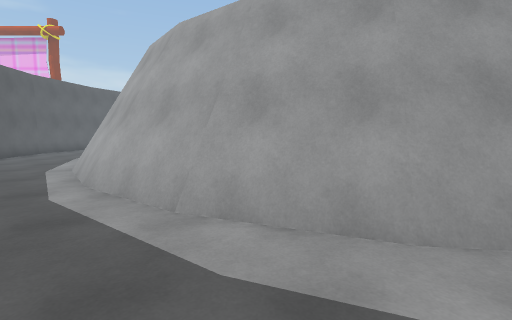
view 1 (above)

15 first-person views from a walk through a Unity game level. The camera is 1.5 m above the floor, tilts 6° down and sees 85° across. The floor is counted in squares, 1 m on a side. Each view is taken from the middle of a square. On the plan, view 1 faces up. The plan holds only what a view shows up to about 14 squares ahead; the rest is blank. The place goes on beyond the plan. Some animated figures are not drawn.

view 2
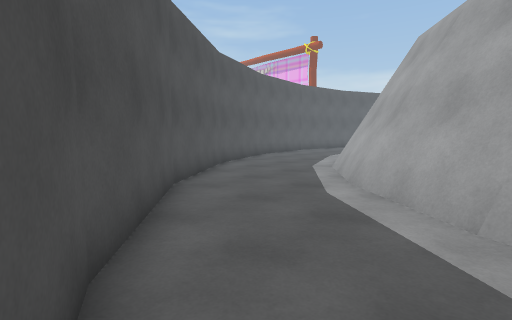

view 3
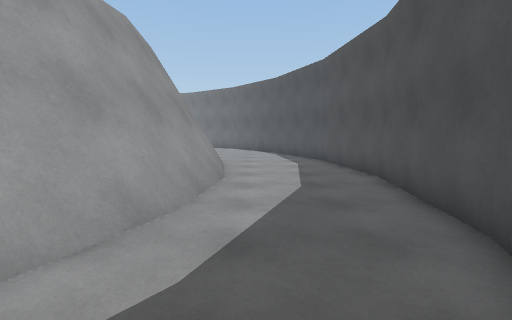

view 4
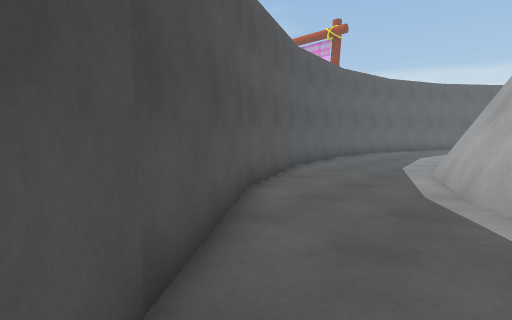

view 5
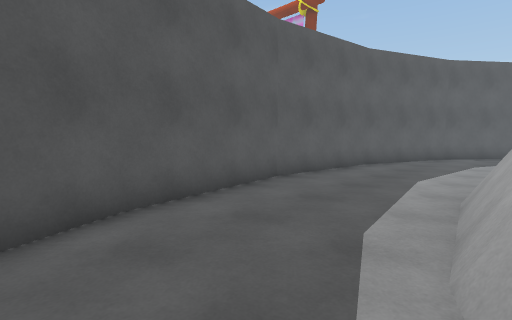

view 6
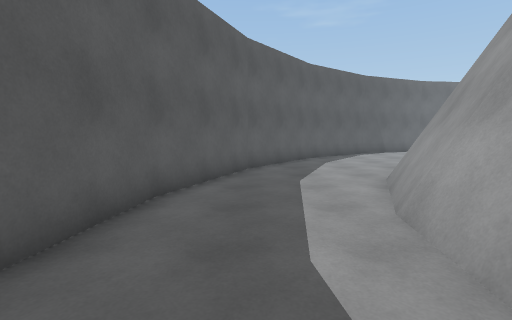

view 7
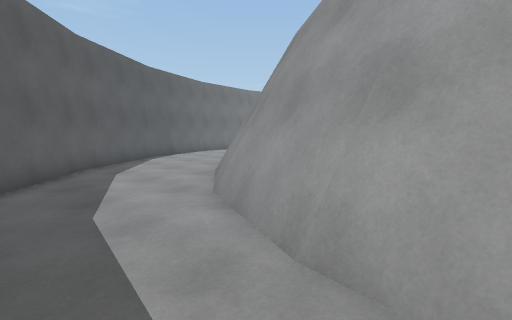

view 8
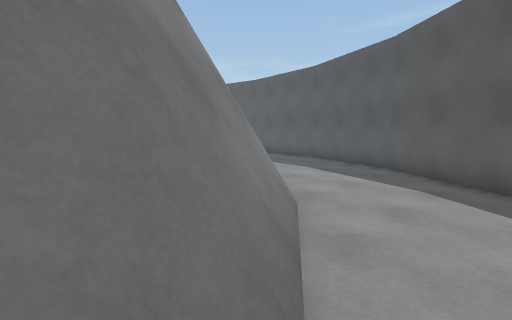

view 9
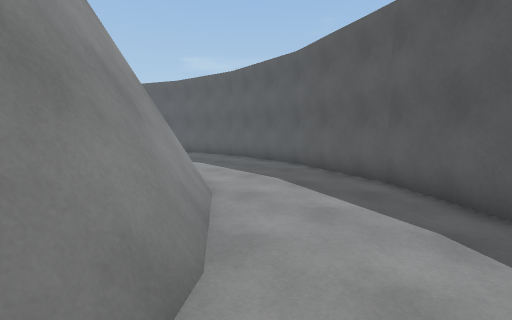

view 10
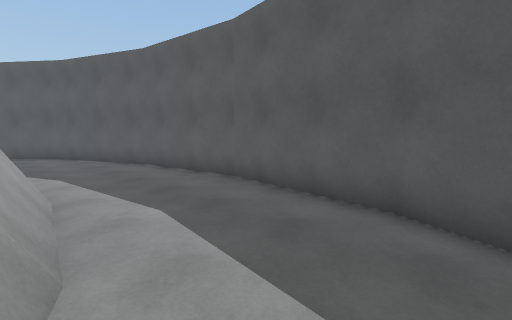

view 11
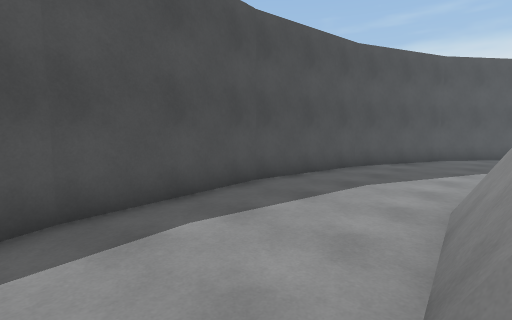

view 12
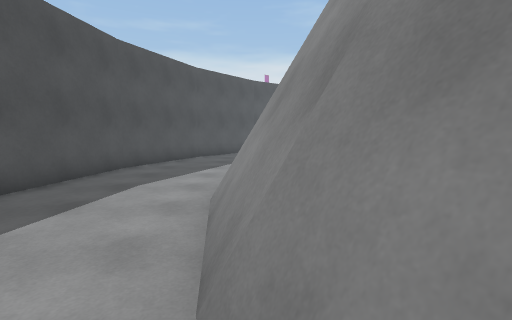

view 13
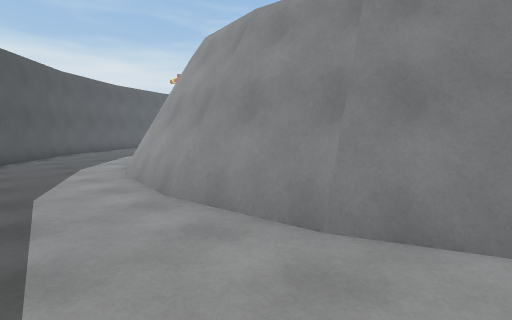

view 14
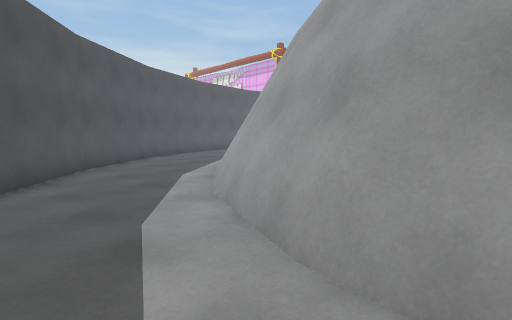

view 15
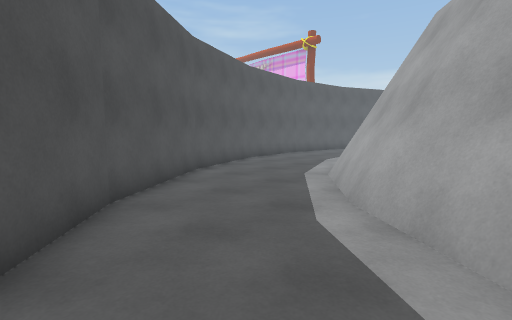

### Floor plan
Points are (right, up) in squares from view 1. A wall is a line through its corners. A room is listed if a view was taken in it or the views show most of it. See-through windows are left out.
Room 1 (views 1, 2, 3, 4, 5, 6, 7, 8, 9, 10, 11, 12, 13, 14, 15)
walls: (-6.4, 10.7) (-7.9, 14.3); (-6.3, 11.3) (-7.6, 14.4); (-4.2, 7.7) (-6.5, 10.8); (-3.9, 7.9) (-6.3, 11); (-11.4, 8.1) (-8.1, 3.8); (-8.2, 3.9) (-3.9, 0.6); (-13.3, 12.9) (-11.3, 7.9); (-8.2, 17) (-8.4, 18); (-1, 5.9) (-3.9, 8.1); (-1, 5.7) (-4.1, 8); (-1.1, 5.5) (-4.2, 7.9); (-8.5, 18) (-7.9, 21.8); (-4.1, 0.7) (0.9, -1.4); (-7.9, 20.1) (-7.6, 21.7); (-8, 20.1) (-7.8, 21.8); (2.4, 4.5) (-1.1, 5.9); (2.3, 4.1) (-1.2, 5.5); (2.4, 4.2) (-1.2, 5.7); (-7.6, 21.6) (-6.2, 25.1); (-7.9, 21.6) (-6.5, 25.2); (0.7, -1.3) (6.1, -2); (6.1, 4) (2.3, 4.5); (6, 3.5) (2.2, 4); (6.1, 3.7) (2.2, 4.2); (-13.3, 23.3) (-14, 18) (-13.3, 12.7); (-6.2, 24.9) (-3.8, 28); (-6.4, 25.1) (-4, 28.2); (9.6, 4.5) (6, 4); (5.9, -2) (11.3, -1.3); (9.8, 4.3) (5.9, 3.8); (9.8, 4.1) (6, 3.6); (-4, 28) (-1.1, 30.3); (-4.2, 28.2) (-1.1, 30.5); (-11.3, 28) (-13.3, 23.2); (11.9, 5.2) (9.6, 4.3); (11.9, 5) (9.7, 4.1); (-1.2, 30.2) (0, 30.7); (-1.3, 30.4) (0, 31); (11.1, -1.3) (11.9, -1); (-8.1, 32.2) (-11.4, 28); (-7.6, 32.6) (-8.2, 32.1)
low walls: (-6.8, 10.6) (-8.3, 14.3); (-6.6, 10.7) (-8.1, 14.2) (-8.6, 18.1); (-6, 9.5) (-6.6, 10.2); (-4.3, 7.6) (-6.7, 10.7); (-8.3, 14.1) (-8.5, 15.4); (-8.6, 16.5) (-8.7, 17.3); (-1.8, 5.5) (-4.5, 7.5) (-5.9, 9.4); (-1.3, 5.3) (-4.3, 7.7); (-8.7, 17.9) (-8.2, 21.9); (-8.5, 21) (-8.4, 21.9); (2.2, 3.7) (-1.5, 5.2); (2.3, 3.8) (-1.4, 5.4); (-8.1, 21.7) (-6.6, 25.4); (-8.3, 21.8) (-6.8, 25.5); (6, 3.3) (2.2, 3.8); (-6.6, 25.2) (-4.2, 28.3); (-6.8, 25.3) (-4.4, 28.5); (7.5, 3.4) (5.9, 3.1); (9.8, 3.9) (5.9, 3.4); (9.9, 3.7) (8.3, 3.5); (-4.4, 28.3) (-1.3, 30.7) (-0.5, 31); (-4.5, 28.5) (-1.9, 30.5); (11.6, 4.3) (9.8, 3.6); (12, 4.7) (9.8, 3.8)

Where each view was taken, in squares from view 1:
view 1: 0 up, 0 right, facing up
view 2: 0 up, 1 left, facing up-left
view 3: 2 up, 3 left, facing right
view 4: 3 up, 6 left, facing up-left
view 5: 11 up, 8 left, facing up-left
view 6: 17 up, 11 left, facing up
view 7: 20 up, 11 left, facing up-right
view 8: 32 up, 0 right, facing down-left
view 9: 31 up, 3 left, facing down-left
view 10: 25 up, 8 left, facing down-left
view 11: 4 up, 12 right, facing down-left
view 12: 4 up, 12 right, facing left
view 13: 0 up, 12 right, facing up-left
view 14: 1 up, 4 right, facing up-left
view 15: 2 up, 2 left, facing up-left
